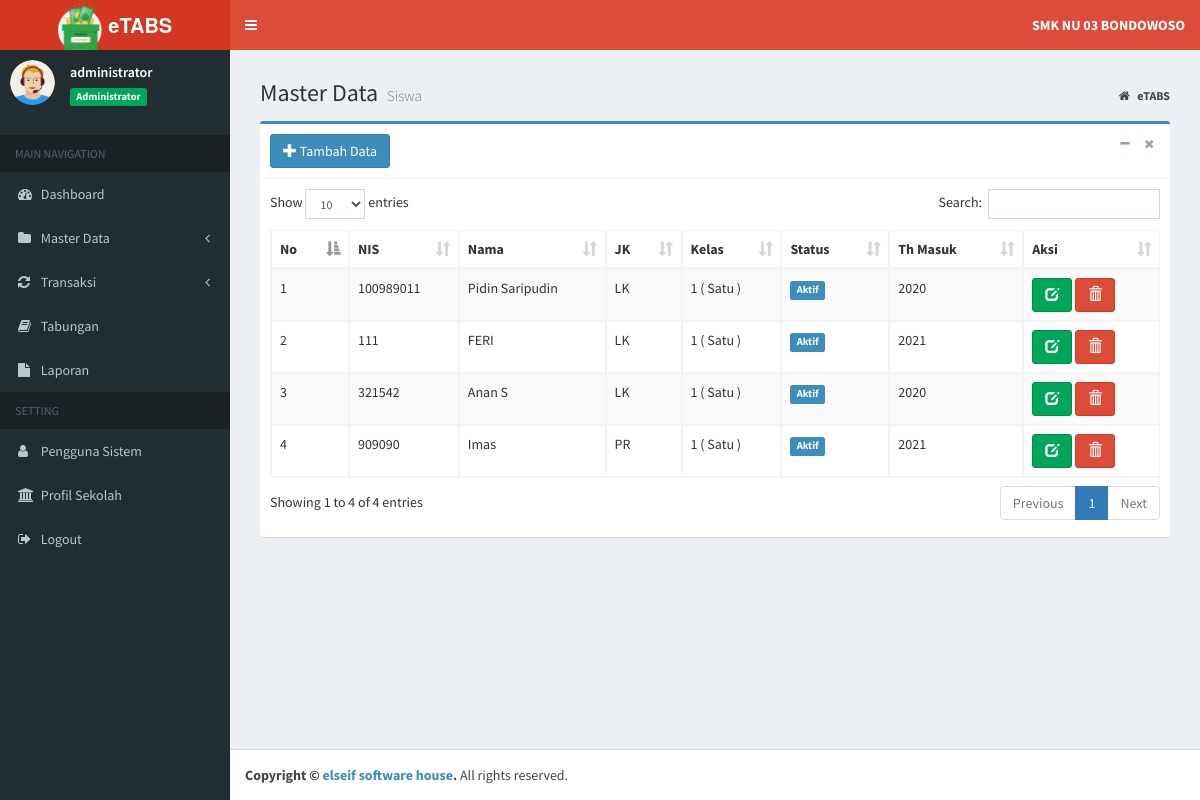
Page /etabs/index.php?page=MyApp/data_siswa (signed in) on the committed database.
### tables this page shows
CREATE TABLE `tb_profil` (
  `id_profil` int(11) NOT NULL,
  `nama_sekolah` varchar(200) NOT NULL,
  `alamat` varchar(400) NOT NULL,
  `akreditasi` char(2) NOT NULL
);

CREATE TABLE `tb_siswa` (
  `nis` char(12) NOT NULL,
  `nama_siswa` varchar(40) NOT NULL,
  `jekel` enum('LK','PR') NOT NULL,
  `id_kelas` int(11) NOT NULL,
  `status` enum('Aktif','Lulus','Pindah') NOT NULL,
  `th_masuk` year(4) NOT NULL
);

CREATE TABLE `tb_kelas` (
  `id_kelas` int(11) NOT NULL,
  `kelas` varchar(20) NOT NULL
);

### etabs/admin/siswa/data_siswa.php (the view, shortened to what this page needs)
<section class="content-header">
	<h1>
		Master Data
		<small>Siswa</small>
	</h1>
	<ol class="breadcrumb">
		<li>
			<a href="index.php">
				<i class="fa fa-home"></i>
				<b>eTABS</b>
			</a>
		</li>
	</ol>
</section>
<section class="content">
	<div class="box box-primary">
		<div class="box-header with-border">
			<a href="?page=MyApp/add_siswa" title="Tambah Data" class="btn btn-primary">
				<i class="glyphicon glyphicon-plus"></i> Tambah Data</a>
			<div class="box-tools pull-right">
				<button type="button" class="btn btn-box-tool" data-widget="collapse">
					<i class="fa fa-minus"></i>
				</button>
				<button type="button" class="btn btn-box-tool" data-widget="remove">
					<i class="fa fa-remove"></i>
				</button>
			</div>
		</div>
		<div class="box-body">
			<div class="table-responsive">
				<table id="example1" class="table table-bordered table-striped">
					<thead>
						<tr>
							<th>No</th>
							<th>NIS</th>
							<th>Nama</th>
							<th>JK</th>
							<th>Kelas</th>
							<th>Status</th>
							<th>Th Masuk</th>
							<th>Aksi</th>
						</tr>
					</thead>
					<tbody>
						<?php
                  $no = 1;
                  $sql = $koneksi->query("SELECT s.nis, s.nama_siswa, s.jekel, s.status, s.th_masuk, k.kelas
                  from tb_siswa s inner join tb_kelas k on s.id_kelas=k.id_kelas
                  order by kelas asc, nis asc");
                  while ($data= $sql->fetch_assoc()) {
                ?>
						<tr>
							<td>
								<?php echo $no++; ?>
							</td>
							<td>
								<?php echo $data['nis']; ?>
							</td>
							<td>
								<?php echo $data['nama_siswa']; ?>
							</td>
							<td>
								<?php echo $data['jekel']; ?>
							</td>
							<td>
								<?php echo $data['kelas']; ?>
							</td>
							<?php $warna = $data['status']  ?>
							<td>
								<?php if ($warna == 'Aktif') { ?>
								<span class="label label-primary">Aktif</span>
								<?php } elseif ($warna == 'Lulus') { ?>
								<span class="label label-success">Lulus</span>
								<?php } elseif ($warna == 'Pindah') { ?>
								<span class="label label-danger">Pindah</span>
							</td>
							<?php } ?>
							<td>
								<?php echo $data['th_masuk']; ?>
							</td>
							<td>
								<a href="?page=MyApp/edit_siswa&kode=<?php echo $data['nis']; ?>" title="Ubah"
								 class="btn btn-success">
									<i class="glyphicon glyphicon-edit"></i>
								</a>
								<a href="?page=MyApp/del_siswa&kode=<?php echo $data['nis']; ?>" onclick="return confirm('Yakin Hapus Data Ini ?')"
								 title="Hapus" class="btn btn-danger">
									<i class="glyphicon glyphicon-trash"></i>
							</td>
						</tr>
						<?php
                  }
                ?>
					</tbody>
				</table>
			</div>
		</div>
	</div>
</section>

### etabs/index.php (shortened to what this page needs)
<?php
    if (isset($_SESSION["ses_username"])==""){
		header("location: login.php");
    }else{
      $data_nama = $_SESSION["ses_nama"];
      $data_level = $_SESSION["ses_level"];
    }
    include "inc/koneksi.php";
	$sql = $koneksi->query("SELECT * from tb_profil");
	while ($data= $sql->fetch_assoc()) {
		$nama=$data['nama_sekolah'];
	}
?>
<!DOCTYPE html>
<html>
<head>
	<link rel="stylesheet" href="bootstrap/css/bootstrap.min.css">
	<link rel="stylesheet" href="https://cdnjs.cloudflare.com/ajax/libs/font-awesome/4.5.0/css/font-awesome.min.css">
	<link rel="stylesheet" href="https://cdnjs.cloudflare.com/ajax/libs/ionicons/2.0.1/css/ionicons.min.css">
	<link rel="stylesheet" href="plugins/datatables/dataTables.bootstrap.css">
	<link rel="stylesheet" href="plugins/select2/select2.min.css">
	<link rel="stylesheet" href="dist/css/AdminLTE.min.css">
	<link rel="stylesheet" href="dist/css/skins/_all-skins.min.css">
</head>
<body class="hold-transition skin-red sidebar-mini">
	<div class="wrapper">
		<header class="main-header">
			<a href="index.php" class="logo">
				<span class="logo-lg">
					<img src="dist/img/logo.png" width="45px">
					<b>eTABS</b>
				</span>
			</a>
			<nav class="navbar navbar-static-top">
				<a href="#" class="sidebar-toggle" data-toggle="offcanvas" role="button">
				</a>
				<div class="navbar-custom-menu">
					<ul class="nav navbar-nav">
						<li class="dropdown messages-menu">
							<a class="dropdown-toggle" data-toggle="dropdown">
								<span>
									<b>
										<?= $nama; ?>
									</b>
								</span>
							</a>
						</li>
					</ul>
				</div>
			</nav>
		</header>
		<aside class="main-sidebar">
			<section class="sidebar">
				</<b>
				<div class="user-panel">
					<div class="pull-left image">
						<img src="dist/img/avatar.png" class="img-circle" alt="User Image">
					</div>
					<div class="pull-left info">
						<p>
							<?php echo $data_nama; ?>
						</p>
						<span class="label label-success">
							<?php echo $data_level; ?>
						</span>
					</div>
				</div>
				<ul class="sidebar-menu">
					<li class="header">MAIN NAVIGATION</li>
					<?php
          if ($data_level=="Administrator"){
        ?>
					<li class="treeview">
						<a href="?page=admin">
							<i class="fa fa-dashboard"></i>
							<span>Dashboard</span>
						</a>
					</li>
					<li class="treeview">
						<a href="#">
							<i class="fa fa-folder"></i>
							<span>Master Data</span>
							<span class="pull-right-container">
								<i class="fa fa-angle-left pull-right"></i>
							</span>
						</a>
					</li>
					<li class="treeview">
						<a href="#">
							<i class="fa fa-refresh"></i>
							<span>Transaksi</span>
							<span class="pull-right-container">
								<i class="fa fa-angle-left pull-right"></i>
							</span>
						</a>
					</li>
					<li class="treeview">
						<a href="?page=view_tabungan">
							<i class="fa fa-book"></i>
							<span>Tabungan</span>
						</a>
					</li>
					<li class="treeview">
						<a href="?page=laporan">
							<i class="fa fa-file"></i>
							<span>Laporan</span>
						</a>
					</li>
					<li class="header">SETTING</li>
					<li class="treeview">
						<a href="?page=MyApp/data_pengguna">
							<i class="fa fa-user"></i>
							<span>Pengguna Sistem</span>
						</a>
					</li>
					<li class="treeview">
						<a href="?page=MyApp/data_profil">
							<i class="fa fa-bank"></i>
							<span>Profil Sekolah</span>
						</a>
					</li>
					<?php
            }
          ?>
					<li>
						<a href="logout.php" onclick="return confirm('Anda yakin keluar dari aplikasi ?')">
							<i class="fa fa-sign-out"></i>
							<span>Logout</span>
						</a>
					</li>
			</section>
		</aside>
		<div class="content-wrapper">
			<section class="content">
				<?php
      if(isset($_GET['page'])){
          $hal = $_GET['page'];
          switch ($hal) {
              case 'MyApp/data_siswa':
                  include "admin/siswa/data_siswa.php";
                  break;
          }
                        }
    ?>
			</section>
		</div>
		<footer class="main-footer">
			<strong>Copyright &copy;
				<a href="https://www.facebook.com/radenmas.brono">elseif software house</a>.</strong> All rights reserved.
		</footer>
</body>
</html>

### rows in the picture
tb_profil: nama_sekolah "SMK NU 03 BONDOWOSO"
tb_siswa: nis "100989011", nama_siswa "Pidin Saripudin", jekel "LK", id_kelas.kelas "1 ( Satu )", status "Aktif", th_masuk "2020"
tb_siswa: nis "111", nama_siswa "FERI", jekel "LK", id_kelas.kelas "1 ( Satu )", status "Aktif", th_masuk "2021"
tb_siswa: nis "321542", nama_siswa "Anan S", jekel "LK", id_kelas.kelas "1 ( Satu )", status "Aktif", th_masuk "2020"
tb_siswa: nis "909090", nama_siswa "Imas", jekel "PR", id_kelas.kelas "1 ( Satu )", status "Aktif", th_masuk "2021"

### other values in the picture
$data_nama "administrator"
$data_level "Administrator"
